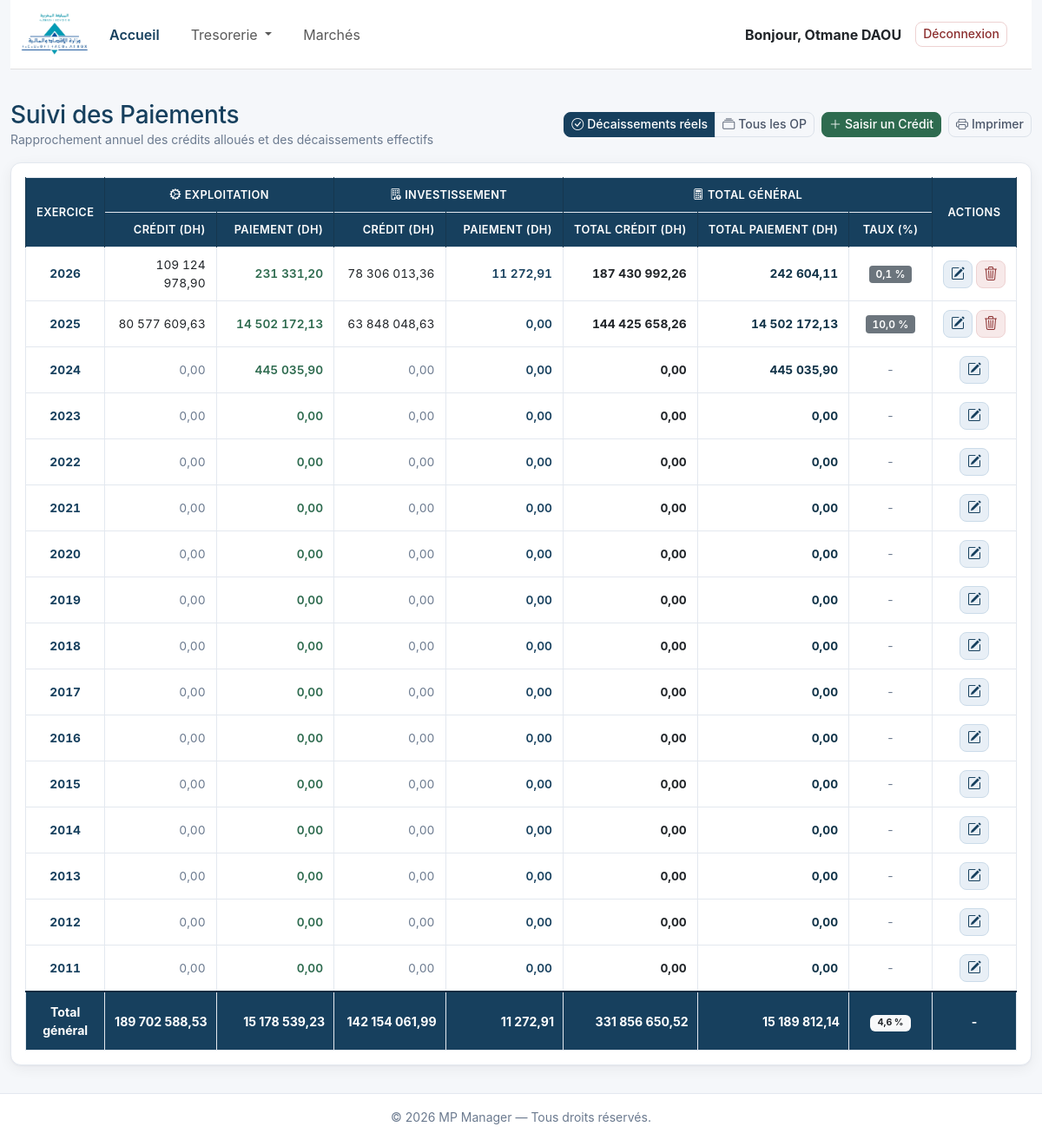
/TR/tresorerie/suivi-paiement/ (signed in), run on the app's committed database.
### tresorerie/models.py (models this page shows, shortened)
class BudgetExercice(HorodatageMixin):
    exercice = models.PositiveSmallIntegerField(
        unique=True,
        verbose_name="Exercice budgétaire",
        help_text="Année budgétaire (ex: 2026, 2025...)",
    )
    credit_exploitation = models.DecimalField(
        max_digits=15,
        decimal_places=2,
        default=Decimal("0.00"),
        verbose_name="Crédit Exploitation",
        help_text="Crédit budgétaire alloué en dirhams (Exploitation)",
    )
    credit_investissement = models.DecimalField(
        max_digits=15,
        decimal_places=2,
        default=Decimal("0.00"),
        verbose_name="Crédit Investissement",
        help_text="Crédit budgétaire alloué en dirhams (Investissement)",
    )
    observation = models.CharField(
        max_length=255,
        blank=True,
        verbose_name="Observation / Notes",
    )
    class Meta:
        verbose_name = "Budget par Exercice"
        verbose_name_plural = "Budgets par Exercice"
        ordering = ["-exercice"]

### tresorerie/views.py (the view, shortened to what this page needs)
class SuiviPaiementView(TemplateView):
    template_name = "tr_tableau/suivi_paiement.html"
    def get_context_data(self, **kwargs):
        context = super().get_context_data(**kwargs)
        filtre_statut = self.request.GET.get("statut", "decaisse")
        paiements_qs = Tresorerie.objects.filter(exercice__isnull=False).exclude(exercice=0)
        if filtre_statut == "decaisse":
            paiements_qs = paiements_qs.filter(date_decaissement__isnull=False)
        paiements_agg = (
            paiements_qs
            .values("exercice")
            .annotate(
                exp=Coalesce(
                    Sum(
                        "montant",
                        filter=Q(budget__in=[
                            Tresorerie.TypeBudget.RAM_EXP,
                            Tresorerie.TypeBudget.BUDGET_EXP,
                        ]),
                    ),
                    Decimal("0.00"),
                ),
                inv=Coalesce(
                    Sum(
                        "montant",
                        filter=Q(budget__in=[
                            Tresorerie.TypeBudget.RAM_INV,
                            Tresorerie.TypeBudget.BUDGET_INV,
                        ]),
                    ),
                    Decimal("0.00"),
                ),
            )
        )
        paiements_dict = {}
        for p in paiements_agg:
            try:
                ex_int = int(p["exercice"])
                if ex_int > 0:
                    paiements_dict[ex_int] = p
            except (ValueError, TypeError):
                continue
        budgets_dict = {
            b.exercice: b for b in BudgetExercice.objects.all() if b.exercice
        }
        exercices_connus = {
            ex for ex in (set(paiements_dict.keys()) | set(budgets_dict.keys()))
            if isinstance(ex, int) and ex > 0
        }
        canvas_min = 2011
        canvas_max = max(list(exercices_connus) + [2026])
        exercices_all = sorted(
            set(range(canvas_min, canvas_max + 1)) | exercices_connus,
            reverse=True,
        )
        lignes = []
        totaux = {
            "credit_exp": Decimal("0.00"),
            "paiement_exp": Decimal("0.00"),
            "credit_inv": Decimal("0.00"),
            "paiement_inv": Decimal("0.00"),
            "total_credit": Decimal("0.00"),
            "total_paiement": Decimal("0.00"),
        }
        for ex in exercices_all:
            b = budgets_dict.get(ex)
            p = paiements_dict.get(ex, {})
            c_exp = b.credit_exploitation if b else Decimal("0.00")
            c_inv = b.credit_investissement if b else Decimal("0.00")
            p_exp = p.get("exp", Decimal("0.00"))
            p_inv = p.get("inv", Decimal("0.00"))
            tot_c = c_exp + c_inv
            tot_p = p_exp + p_inv
            totaux["credit_exp"] += c_exp
            totaux["paiement_exp"] += p_exp
            totaux["credit_inv"] += c_inv
            totaux["paiement_inv"] += p_inv
            totaux["total_credit"] += tot_c
            totaux["total_paiement"] += tot_p
            taux = (tot_p / tot_c * 100) if tot_c > Decimal("0.00") else None
            lignes.append({
                "exercice": ex,
                "credit_exp": c_exp,
                "paiement_exp": p_exp,
                "credit_inv": c_inv,
                "paiement_inv": p_inv,
                "total_credit": tot_c,
                "total_paiement": tot_p,
                "taux": taux,
                "budget_obj": b,
            })
        totaux["taux"] = (
            (totaux["total_paiement"] / totaux["total_credit"] * 100)
            if totaux["total_credit"] > Decimal("0.00")
            else None
        )
        context.update({
            "lignes": lignes,
            "totaux": totaux,
            "filtre_statut": filtre_statut,
            "budget_form": BudgetExerciceForm(),
        })
        return context

### templates/tr_tableau/suivi_paiement.html (shortened to what this page needs)
{% extends "base.html" %}
{% load static %}
{% load ui_extras %}
{% load l10n %}
{% block content %}
<div class="d-flex justify-content-between align-items-center flex-wrap gap-2 mb-3">
    <div>
        <h1 class="h3 mb-0 text-mp-blue">Suivi des Paiements</h1>
        <p class="text-muted-soft small mb-0">Rapprochement annuel des crédits alloués et des décaissements effectifs</p>
    </div>
    <div class="d-flex align-items-center gap-2 flex-wrap">
        <div class="btn-group btn-group-sm" role="group" aria-label="Filtre paiement">
            <a href="?statut=decaisse" class="btn {% if filtre_statut == 'decaisse' %}btn-matte-primary{% else %}btn-outline-secondary{% endif %}">
                <i class="bi bi-check-circle me-1"></i>Décaissements réels
            </a>
            <a href="?statut=tous" class="btn {% if filtre_statut == 'tous' %}btn-matte-primary{% else %}btn-outline-secondary{% endif %}">
                <i class="bi bi-collection me-1"></i>Tous les OP
            </a>
        </div>
        <button type="button" class="btn btn-matte-success btn-sm" data-bs-toggle="modal" data-bs-target="#budgetModal" onclick="openAddModal()">
            <i class="bi bi-plus-lg me-1"></i>Saisir un Crédit
        </button>
        <button type="button" class="btn btn-outline-secondary btn-sm" onclick="window.print()">
            <i class="bi bi-printer me-1"></i>Imprimer
        </button>
    </div>
</div>
<div class="table-card">
    <div class="table-responsive">
        <table class="table table-bordered table-hover table-suivi mb-0">
            <thead>
                <tr>
                    <th rowspan="2" class="align-middle text-center" style="width: 90px;">
                        Exercice
                    </th>
                    <th colspan="2" class="text-center">
                        <i class="bi bi-gear-wide-connected me-1"></i>Exploitation
                    </th>
                    <th colspan="2" class="text-center">
                        <i class="bi bi-building-up me-1"></i>Investissement
                    </th>
                    <th colspan="3" class="text-center">
                        <i class="bi bi-calculator me-1"></i>Total Général
                    </th>
                    <th rowspan="2" class="align-middle text-center actions-col" style="width: 85px;">
                        Actions
                    </th>
                </tr>
                <tr>
                    <th class="text-end" style="width: 140px;">Crédit (DH)</th>
                    <th class="text-end" style="width: 140px;">Paiement (DH)</th>
                    <th class="text-end" style="width: 140px;">Crédit (DH)</th>
                    <th class="text-end" style="width: 140px;">Paiement (DH)</th>
                    <th class="text-end" style="width: 150px;">Total Crédit (DH)</th>
                    <th class="text-end" style="width: 150px;">Total Paiement (DH)</th>
                    <th class="text-center" style="width: 100px;">Taux (%)</th>
                </tr>
            </thead>
            <tbody>
                {% for ligne in lignes %}
                <tr>
                    <td class="text-center fw-bold text-mp-blue">{{ ligne.exercice }}</td>
                    <td class="text-end {% if ligne.credit_exp > 0 %}text-dark{% else %}text-muted-soft{% endif %}">
                        {{ ligne.credit_exp|format_montant }}
                    </td>
                    <td class="text-end fw-semibold text-mp-green">
                        {{ ligne.paiement_exp|format_montant }}
                    </td>
                    <td class="text-end {% if ligne.credit_inv > 0 %}text-dark{% else %}text-muted-soft{% endif %}">
                        {{ ligne.credit_inv|format_montant }}
                    </td>
                    <td class="text-end fw-semibold text-mp-blue">
                        {{ ligne.paiement_inv|format_montant }}
                    </td>
                    <td class="text-end fw-bold text-dark">
                        {{ ligne.total_credit|format_montant }}
                    </td>
                    <td class="text-end fw-bold" style="color: var(--mp-blue-dark);">
                        {{ ligne.total_paiement|format_montant }}
                    </td>
                    <td class="text-center">
                        {% if ligne.taux is not None %}
                            <span class="badge {% if ligne.taux > 100 %}bg-danger{% elif ligne.taux >= 80 %}bg-success{% elif ligne.taux >= 50 %}bg-primary{% else %}bg-secondary{% endif %} badge-taux">
                                {{ ligne.taux|floatformat:1 }} %
                            </span>
                        {% else %}
                            <span class="text-muted-soft">-</span>
                        {% endif %}
                    </td>
                    <td class="text-center text-nowrap actions-col">
                        <div class="d-inline-flex gap-1">
                            <button type="button"
                                    class="btn btn-soft-primary btn-icon rounded-3"
                                    title="Modifier le crédit de {{ ligne.exercice }}"
                                    onclick="openEditModal('{{ ligne.exercice }}', '{{ ligne.credit_exp|unlocalize }}', '{{ ligne.credit_inv|unlocalize }}', '{{ ligne.budget_obj.observation|default:''|escapejs }}')">
                                <i class="bi bi-pencil-square"></i>
                            </button>
                            {% if ligne.budget_obj %}
                            <a href="{% url 'budget_delete' ligne.budget_obj.pk %}"
                               class="btn btn-soft-danger btn-icon rounded-3"
                               title="Supprimer les crédits de {{ ligne.exercice }}">
                                <i class="bi bi-trash3"></i>
                            </a>
                            {% endif %}
                        </div>
                    </td>
                </tr>
                {% endfor %}
            </tbody>
            <tfoot>
                <tr>
                    <th class="text-center">Total général</th>
                    <th class="text-end">{{ totaux.credit_exp|format_montant }}</th>
                    <th class="text-end">{{ totaux.paiement_exp|format_montant }}</th>
                    <th class="text-end">{{ totaux.credit_inv|format_montant }}</th>
                    <th class="text-end">{{ totaux.paiement_inv|format_montant }}</th>
                    <th class="text-end">{{ totaux.total_credit|format_montant }}</th>
                    <th class="text-end">{{ totaux.total_paiement|format_montant }}</th>
                    <th class="text-center">
                        {% if totaux.taux is not None %}
                            <span class="badge bg-light text-dark fw-bold px-2 py-1">
                                {{ totaux.taux|floatformat:1 }} %
                            </span>
                        {% else %}
                            -
                        {% endif %}
                    </th>
                    <th class="text-center">-</th>
                </tr>
            </tfoot>
        </table>
    </div>
</div>
{% endblock %}

### templates/parts/navbar.html (shortened to what this page needs)
{% load static %}
<div class="container-fluid">
<nav class="navbar navbar-expand-lg navbar-light" style="margin-bottom: 20px; height: 80px; background-color: #ffffff; border-bottom: 1px solid #e0e0e0; padding: 0;">
  <div class="container-fluid">
    <a class="navbar-brand me-3" href="{% url 'index' %}">
      <img src="{% static 'IMAGE/fin_logo.png' %}" alt="Logo" height="78px" style="width: auto;">
    </a>
    <div class="collapse navbar-collapse" id="navbarNavDropdown">
      <ul class="navbar-nav me-auto">
        {% if user.is_authenticated %}
          <li class="nav-item">
            <a class="nav-link active" aria-current="page" href="{% url 'index' %}">Accueil</a>
          </li>
          <li class="nav-item dropdown">
            <a class="nav-link dropdown-toggle" href="" id="navbarDropdownMenuLink" role="button" data-bs-toggle="dropdown" aria-expanded="false">
              Tresorerie
            </a>
          </li>
          <li class="nav-item">
            <a class="nav-link" href="{% url 'tableau_marche' %}">Marchés</a>
          </li>
        {% endif %}
      </ul>
      {% if user.is_authenticated %}
      <div class="d-flex align-items-center ms-auto gap-3 pe-3">
          <span class="navbar-text text-dark fw-bold mb-0">
              Bonjour, {{ user.first_name|title }} {{ user.last_name|upper }}
          </span>
          <form method="post" action="{% url 'logout' %}" class="m-0">
              <button type="submit" class="btn btn-outline-danger btn-sm">
                  Déconnexion
              </button>
          </form>
      </div>
      {% endif %}
    </div>
  </div>
</nav>
</div>

### data on the page
BudgetExercice: exercice "2026", credit_exp "109 124 978,90", paiement_exp "231 331,20", credit_inv "78 306 013,36", paiement_inv "11 272,91", total_credit "187 430 992,26", total_paiement "242 604,11", taux "0,1"
BudgetExercice: exercice "2025", credit_exp "80 577 609,63", paiement_exp "14 502 172,13", credit_inv "63 848 048,63", paiement_inv "0,00", total_credit "144 425 658,26", total_paiement "14 502 172,13", taux "10,0"

### other printed values
{{ user.first_name|title }} "Otmane"
{{ user.last_name|upper }} "DAOU"
{{ ligne.exercice }} "2024" "2023" "2022" "2021" "2020" "2019" "2018" "2017" "2016" "2015" "2014" "2013" "2012" "2011"
{{ ligne.credit_exp|format_montant }} "0,00" "0,00" "0,00" "0,00" "0,00" "0,00" "0,00" "0,00" "0,00" "0,00" "0,00" "0,00" "0,00" "0,00"
{{ ligne.paiement_exp|format_montant }} "445 035,90" "0,00" "0,00" "0,00" "0,00" "0,00" "0,00" "0,00" "0,00" "0,00" "0,00" "0,00" "0,00" "0,00"
{{ ligne.credit_inv|format_montant }} "0,00" "0,00" "0,00" "0,00" "0,00" "0,00" "0,00" "0,00" "0,00" "0,00" "0,00" "0,00" "0,00" "0,00"
{{ ligne.paiement_inv|format_montant }} "0,00" "0,00" "0,00" "0,00" "0,00" "0,00" "0,00" "0,00" "0,00" "0,00" "0,00" "0,00" "0,00" "0,00"
{{ ligne.total_credit|format_montant }} "0,00" "0,00" "0,00" "0,00" "0,00" "0,00" "0,00" "0,00" "0,00" "0,00" "0,00" "0,00" "0,00" "0,00"
{{ ligne.total_paiement|format_montant }} "445 035,90" "0,00" "0,00" "0,00" "0,00" "0,00" "0,00" "0,00" "0,00" "0,00" "0,00" "0,00" "0,00" "0,00"
{{ totaux.credit_exp|format_montant }} "189 702 588,53"
{{ totaux.paiement_exp|format_montant }} "15 178 539,23"
{{ totaux.credit_inv|format_montant }} "142 154 061,99"
{{ totaux.paiement_inv|format_montant }} "11 272,91"
{{ totaux.total_credit|format_montant }} "331 856 650,52"
{{ totaux.total_paiement|format_montant }} "15 189 812,14"
